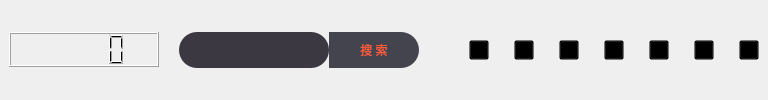
           <widget class="QWidget" name="page">
            <layout class="QHBoxLayout" name="horizontalLayout_2">
             <property name="spacing">
              <number>0</number>
             </property>
             <property name="leftMargin">
              <number>0</number>
             </property>
             <property name="topMargin">
              <number>0</number>
             </property>
             <property name="rightMargin">
              <number>0</number>
             </property>
             <property name="bottomMargin">
              <number>0</number>
             </property>
             <item>
              <widget class="QFrame" name="frame_serarch">
               <layout class="QHBoxLayout" name="horizontalLayout">
                <property name="spacing">
                 <number>0</number>
                </property>
                <item>
                 <widget class="QLCDNumber" name="lcdNumber">
                  <property name="minimumSize">
                   <size>
                    <width>150</width>
                    <height>35</height>
                   </size>
                  </property>
                  <property name="maximumSize">
                   <size>
                    <width>150</width>
                    <height>35</height>
                   </size>
                  </property>
                  <property name="font">
                   <font>
                    <family>微软雅黑</family>
                    <pointsize>9</pointsize>
                    <weight>50</weight>
                    <italic>false</italic>
                    <bold>false</bold>
                   </font>
                  </property>
                  <property name="styleSheet">
                   <string notr="true">font: 9pt &quot;微软雅黑&quot;;</string>
                  </property>
                 </widget>
                </item>
                <item>
                 <spacer name="horizontalSpacer_4">
                  <property name="orientation">
                   <enum>Qt::Horizontal</enum>
                  </property>
                  <property name="sizeType">
                   <enum>QSizePolicy::Fixed</enum>
                  </property>
                  <property name="sizeHint" stdset="0">
                   <size>
                    <width>20</width>
                    <height>20</height>
                   </size>
                  </property>
                 </spacer>
                </item>
                <item>
                 <widget class="CusLineEdit" name="lineEditSearch">
                  <property name="minimumSize">
                   <size>
                    <width>150</width>
                    <height>36</height>
                   </size>
                  </property>
                  <property name="maximumSize">
                   <size>
                    <width>1200</width>
                    <height>36</height>
                   </size>
                  </property>
                  <property name="styleSheet">
                   <string notr="true">/*搜索框*/
QLineEdit
{
color:#cccccc;
font: 10pt &quot;微软雅黑&quot;;
background-color: #3c3842;
selection-background-color: #D1DBCB;
/*border-right:transparent;*/
/*border:1px solid #ff5c38;*/
border-top-left-radius:18;
border-top-right-radius:18;
border-bottom-right-radius:18;
border-bottom-left-radius:18;
/*padding-right:-2px;*/
padding-left:15px;
}

</string>
                  </property>
                  <property name="text">
                   <string/>
                  </property>
                 </widget>
                </item>
                <item>
                 <widget class="QPushButton" name="BtnSearch">
                  <property name="minimumSize">
                   <size>
                    <width>90</width>
                    <height>36</height>
                   </size>
                  </property>
                  <property name="maximumSize">
                   <size>
                    <width>120</width>
                    <height>36</height>
                   </size>
                  </property>
                  <property name="styleSheet">
                   <string notr="true">/*搜索按钮*/ 
#BtnSearch
{
color:#ff5c38;
/*border:1px solid #ff5c38;*/
border-left:transparent;
background-color: #44444f;
border-top-left-radius:0;
border-top-right-radius:18;
border-bottom-right-radius:18;
border-bottom-left-radius:0;

}


/*搜索按钮-按下*/
/*
#BtnSearch:pressed
{
border-style: inset;
background-color: qconicalgradient(cx:0.5, cy:0.522909, angle:179.9, 
stop:0.494318 rgba(134, 198, 233, 255), stop:0.5 rgba(206, 234, 248, 255));
border: 1px solid #5F92B2;
}
*/

/*
#BtnSearch:hover
{
color:white;
background-color:#ff5246;
border: 1px solid #ff5c38;
padding:-1px;
}
*/</string>
                  </property>
                  <property name="text">
                   <string>搜 索</string>
                  </property>
                 </widget>
                </item>
                <item>
                 <spacer name="horizontalSpacer_3">
                  <property name="orientation">
                   <enum>Qt::Horizontal</enum>
                  </property>
                  <property name="sizeType">
                   <enum>QSizePolicy::Fixed</enum>
                  </property>
                  <property name="sizeHint" stdset="0">
                   <size>
                    <width>50</width>
                    <height>20</height>
                   </size>
                  </property>
                 </spacer>
                </item>
                <item>
                 <widget class="QPushButton" name="pushButton_flush">
                  <property name="minimumSize">
                   <size>
                    <width>0</width>
                    <height>0</height>
                   </size>
                  </property>
                  <property name="maximumSize">
                   <size>
                    <width>20</width>
                    <height>20</height>
                   </size>
                  </property>
                  <property name="styleSheet">
                   <string notr="true">QPushButton
{
background-color: transparent;
border-image: url(:/images/icon/refreshen.png);
}

QPushButton:hover
{
border-image: url(:/images/icon/refreshen_hover.png);
border: 1px solid #3C80B1;
}</string>
                  </property>
                  <property name="text">
                   <string/>
                  </property>
                 </widget>
                </item>
                <item>
                 <spacer name="horizontalSpacer_29">
                  <property name="orientation">
                   <enum>Qt::Horizontal</enum>
                  </property>
                  <property name="sizeType">
                   <enum>QSizePolicy::Minimum</enum>
                  </property>
                  <property name="sizeHint" stdset="0">
                   <size>
                    <width>25</width>
                    <height>20</height>
                   </size>
                  </property>
                 </spacer>
                </item>
                <item>
                 <widget class="QPushButton" name="BtnScreen">
                  <property name="maximumSize">
                   <size>
                    <width>20</width>
                    <height>20</height>
                   </size>
                  </property>
                  <property name="styleSheet">
                   <string notr="true">#BtnScreen
{
background-color: transparent;
border-image: url(:/images/icon/create.png);
}

#BtnScreen:hover
{
border-image: url(:/images/icon/createhover.png);
}

</string>
                  </property>
                  <property name="text">
                   <string/>
                  </property>
                 </widget>
                </item>
                <item>
                 <spacer name="horizontalSpacer_17">
                  <property name="orientation">
                   <enum>Qt::Horizontal</enum>
                  </property>
                  <property name="sizeType">
                   <enum>QSizePolicy::Minimum</enum>
                  </property>
                  <property name="sizeHint" stdset="0">
                   <size>
                    <width>25</width>
                    <height>20</height>
                   </size>
                  </property>
                 </spacer>
                </item>
                <item>
                 <widget class="QPushButton" name="BtnHistory">
                  <property name="maximumSize">
                   <size>
                    <width>20</width>
                    <height>20</height>
                   </size>
                  </property>
                  <property name="styleSheet">
                   <string notr="true">#BtnHistory
{
background-color: transparent;
border-image: url(:/images/icon/history.png);
}

#BtnHistory:hover
{
border-image: url(:/images/icon/historyhover.png);
}
</string>
                  </property>
                  <property name="text">
                   <string/>
                  </property>
                 </widget>
                </item>
                <item>
                 <spacer name="horizontalSpacer_10">
                  <property name="orientation">
                   <enum>Qt::Horizontal</enum>
                  </property>
                  <property name="sizeType">
                   <enum>QSizePolicy::Fixed</enum>
                  </property>
                  <property name="sizeHint" stdset="0">
                   <size>
                    <width>25</width>
                    <height>20</height>
                   </size>
                  </property>
                 </spacer>
                </item>
                <item>
                 <widget class="QPushButton" name="BtnDownload">
                  <property name="maximumSize">
                   <size>
                    <width>20</width>
                    <height>20</height>
                   </size>
                  </property>
                  <property name="styleSheet">
                   <string notr="true">#BtnDownload
{
background-color: transparent;
border-image: url(:/images/icon/download.png);
}

#BtnDownload:hover
{
border-image: url(:/images/icon/downloadhover.png);
}

</string>
                  </property>
                  <property name="text">
                   <string/>
                  </property>
                 </widget>
                </item>
                <item>
                 <spacer name="horizontalSpacer_16">
                  <property name="orientation">
                   <enum>Qt::Horizontal</enum>
                  </property>
                  <property name="sizeType">
                   <enum>QSizePolicy::Fixed</enum>
                  </property>
                  <property name="sizeHint" stdset="0">
                   <size>
                    <width>25</width>
                    <height>20</height>
                   </size>
                  </property>
                 </spacer>
                </item>
                <item>
                 <widget class="QPushButton" name="Btnskin">
                  <property name="maximumSize">
                   <size>
                    <width>20</width>
                    <height>20</height>
                   </size>
                  </property>
                  <property name="styleSheet">
                   <string notr="true">#Btnskin
{
background-color: transparent;
border-image: url(:/images/icon/skin.png);
}

#Btnskin:hover
{
border-image: url(:/images/icon/skin_hover.png);
}

</string>
                  </property>
                  <property name="text">
                   <string/>
                  </property>
                 </widget>
                </item>
                <item>
                 <spacer name="horizontalSpacer_13">
                  <property name="orientation">
                   <enum>Qt::Horizontal</enum>
                  </property>
                  <property name="sizeType">
                   <enum>QSizePolicy::Fixed</enum>
                  </property>
                  <property name="sizeHint" stdset="0">
                   <size>
                    <width>25</width>
                    <height>20</height>
                   </size>
                  </property>
                 </spacer>
                </item>
                <item>
                 <widget class="QPushButton" name="Btnlogin">
                  <property name="maximumSize">
                   <size>
                    <width>20</width>
                    <height>20</height>
                   </size>
                  </property>
                  <property name="styleSheet">
                   <string notr="true">#Btnlogin
{
background-color: transparent;
border-image: url(:/images/icon/login.png);
}

#Btnlogin:hover
{
border-image: url(:/images/icon/login_hover.png);
}
#Btnlogin:selected
{
border-image: url(:/images/icon/login.png);
}
#Btnlogin:!selected
{
border-image: url(:/images/icon/login.png);
}

</string>
                  </property>
                  <property name="text">
                   <string/>
                  </property>
                 </widget>
                </item>
                <item>
                 <spacer name="horizontalSpacer_12">
                  <property name="orientation">
                   <enum>Qt::Horizontal</enum>
                  </property>
                  <property name="sizeType">
                   <enum>QSizePolicy::Fixed</enum>
                  </property>
                  <property name="sizeHint" stdset="0">
                   <size>
                    <width>25</width>
                    <height>20</height>
                   </size>
                  </property>
                 </spacer>
                </item>
                <item>
                 <widget class="QPushButton" name="Btnhelp">
                  <property name="minimumSize">
                   <size>
                    <width>20</width>
                    <height>20</height>
                   </size>
                  </property>
                  <property name="maximumSize">
                   <size>
                    <width>20</width>
                    <height>20</height>
                   </size>
                  </property>
                  <property name="focusPolicy">
                   <enum>Qt::ClickFocus</enum>
                  </property>
                  <property name="contextMenuPolicy">
                   <enum>Qt::CustomContextMenu</enum>
                  </property>
                  <property name="styleSheet">
                   <string notr="true">#Btnhelp
{
background-color: transparent;
border-image: url(:/images/icon/help.png);
}
/*注意hover与press顺序*/
#Btnhelp:hover
{
border-image: url(:/images/icon/help_hover.png);
}
#Btnhelp:selected
{
border-image: url(:/images/icon/help.png);
}
#Btnhelp:!selected
{
border-image: url(:/images/icon/help.png);
}


</string>
                  </property>
                  <property name="text">
                   <string/>
                  </property>
                 </widget>
                </item>
               </layout>
              </widget>
             </item>
            </layout>
           </widget>
